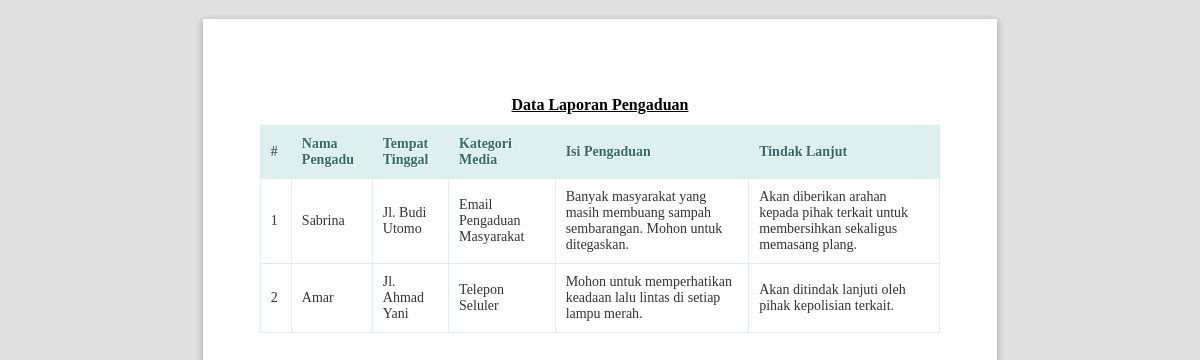
The app's page /public/pengaduan/lihatlaporan (signed in) with its own data.
### tables this page shows
CREATE TABLE `pengaduan` (
  `id` int(11) NOT NULL,
  `nama_pengadu` varchar(50) NOT NULL,
  `tempat_tinggal` varchar(50) NOT NULL,
  `kategori_id` int(11) NOT NULL,
  `isi_pengaduan` varchar(100) NOT NULL,
  `tindak_lanjut` varchar(100) NOT NULL
);

CREATE TABLE `kategori` (
  `id` int(11) NOT NULL,
  `nama_kategori` varchar(50) NOT NULL
);

### app/core/Controller.php (called while the page is built, shortened)
<?php
class Controller{
	public function view($view, $data = [])
	{
		require_once '../app/views/' . $view . '.php';
	}
	public function model($model)
	{
		return new $model;
	}
}

### app/controllers/Pengaduan.php (called while the page is built, shortened)
<?php
class Pengaduan extends Controller {
	public function lihatlaporan()
	{
		$data['title'] = 'Data Laporan Pengaduan';
		$data['pengaduan'] = $this->model('PengaduanModel')->getAllPengaduan();
		$this->view('pengaduan/lihatlaporan', $data);
	}
}

### app/core/App.php (called while the page is built, shortened)
<?php
class App{
	protected $method = 'index';
	protected $params = [];
	public function __construct(){
		$url = $this->parseURL();
		if(file_exists('../app/controllers/' . $url[0] . '.php')){
			unset($url[0]);
		}
		$this->controller = new $this->controller;
		if(isset($url[1])){
			if(method_exists($this->controller, $url[1])){
				$this->method = $url[1];
			}
		}
		call_user_func_array([$this->controller, $this->method], $this->params);
	}
	public function parseURL(){
		if( isset($_GET['url'])){
			$url = rtrim($_GET['url'], '/');
			$url = filter_var($url, FILTER_SANITIZE_URL);
			$url = explode('/',$url);
			return $url;
		}
	}
}

### public/index.php (called while the page is built, shortened)
<?php
$app = new App;

### app/core/Database.php (called while the page is built, shortened)
<?php
class Database{
	private $host = DB_HOST;
	private $user = DB_USER;
	private $pass = DB_PASS;
	private $dbnm = DB_NAME;
	private $dbh;
	private $stmt;
	public function __construct()
	{
		$dsn = 'mysql:host='. $this->host .';dbname='. $this->dbnm;
		$option = [
			PDO::ATTR_PERSISTENT => true,
			PDO::ATTR_ERRMODE => PDO::ERRMODE_EXCEPTION
		];
		try{
			$this->dbh = new PDO($dsn,$this->user,$this->pass, $option);
		}catch(PDOException $e){
			die($e->getMessage());
		}
	}
	public function query($query)
	{
		$this->stmt = $this->dbh->prepare($query);
	}
	public function execute()
	{
		$this->stmt->execute();
	}
	public function resultSet()
	{
		$this->execute();
		return $this->stmt->fetchAll(PDO::FETCH_ASSOC);
	}
}

### app/models/PengaduanModel.php (called while the page is built, shortened)
<?php
class PengaduanModel {
	private $table = 'pengaduan';
	private $db;
	public function __construct()
	{
		$this->db = new Database;
	}
	public function getAllPengaduan()
	{
		$this->db->query("SELECT pengaduan.*, kategori.nama_kategori FROM " . $this->table . " JOIN kategori ON kategori.id = pengaduan.kategori_id");
		return $this->db->resultSet();
	}
}

### app/views/pengaduan/lihatlaporan.php (the view, shortened to what this page needs)
<!DOCTYPE html>
<html lang="en">
<head>
  <link rel="stylesheet" href="<?= base_url ?>/dist/js/normalize.min.css">
  <link rel="stylesheet" href="<?= base_url ?>/dist/css/paper.css">
</head>
<body class="A4 potrait">
  <section class="sheet padding-15mm">
      <h1 class="center" style="text-decoration: underline;margin-top: 20px;"><?= $data['title'] ?></h1>
      <table class="table">
                  <thead>
                    <tr>
                      <th style="width: 10px">#</th>
                      <th>Nama Pengadu</th>
                      <th>Tempat Tinggal</th>
                      <th>Kategori Media</th>
                      <th>Isi Pengaduan</th>
                      <th>Tindak Lanjut</th>
                    </tr>
                  </thead>
                  <tbody>
                  <?php $no=1; ?>
                    <?php foreach ($data['pengaduan'] as $row) :?>
                    <tr>
                      <td><?= $no; ?></td>
                      <td><?= $row['nama_pengadu'];?></td>
                      <td><?= $row['tempat_tinggal'];?></td>
                      <td><div class="badge badge-warning"><?= $row['nama_kategori'];?></div></td>
                      <td><?= $row['isi_pengaduan'];?></td>
                      <td><?= $row['tindak_lanjut'];?></td>
                    </tr>
                    <?php $no++; endforeach; ?>
                  </tbody>
                </table>
  </section>
</body>
</html>

### app/views/pengaduan/lihatlaporan.php (style rules this page uses)
.center { margin-right: auto; margin-left: auto; text-align: center; }
h1 { font-size: 16px; }
* { font-family: Calibri; font-size: 14px; -webkit-print-color-adjust:exact; }
.table { border: solid 1px #DDEEEE; border-collapse: collapse; border-spacing: 0; font: normal 13px Arial, sans-serif; width: 100%; }
.table thead th { background-color: #DDEFEF; border: solid 1px #DDEEEE; color: #336B6B; padding: 10px; text-align: left; text-shadow: 1px 1px 1px #fff; }
.table tbody td { border: solid 1px #DDEEEE; color: #333; padding: 10px; text-shadow: 1px 1px 1px #fff; }

### records on screen
pengaduan: nama_pengadu "Sabrina", tempat_tinggal "Jl. Budi Utomo", kategori.nama_kategori "Email Pengaduan Masyarakat", isi_pengaduan "Banyak masyarakat yang masih membuang sampah sembarangan. Mohon untuk ditegaskan.", tindak_lanjut "Akan diberikan arahan kepada pihak terkait untuk membersihkan sekaligus memasang plang."
pengaduan: nama_pengadu "Amar", tempat_tinggal "Jl. Ahmad Yani", kategori.nama_kategori "Telepon Seluler", isi_pengaduan "Mohon untuk memperhatikan keadaan lalu lintas di setiap lampu merah.", tindak_lanjut "Akan ditindak lanjuti oleh pihak kepolisian terkait."

### other values on screen
$data['title'] "Data Laporan Pengaduan"
